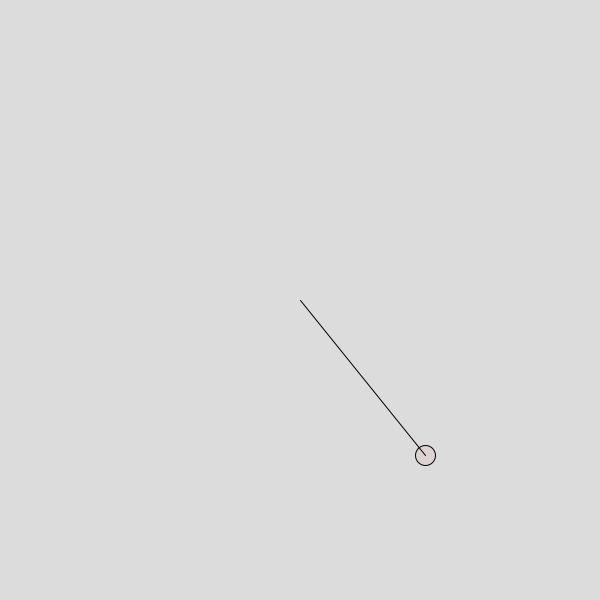
Frame 1 (no input)
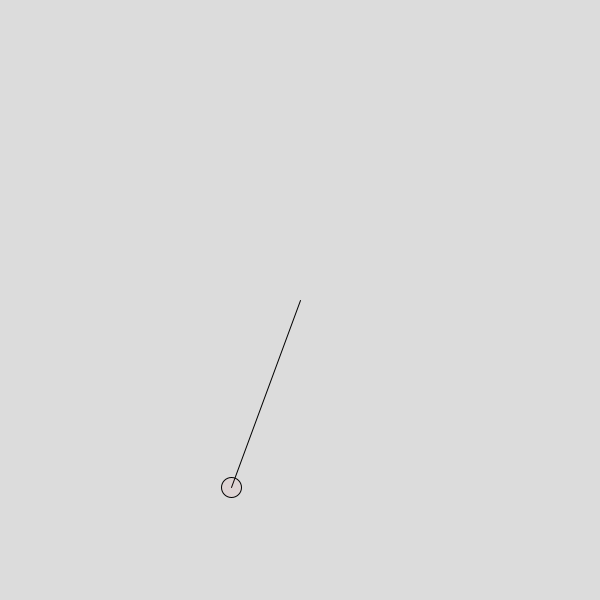
Frame 60 (the mouse pressed at the canvas centre just before this capture)
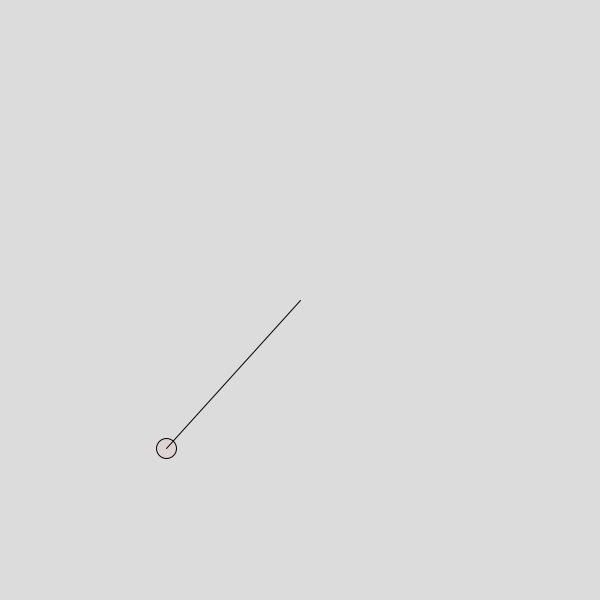
Frame 120 (the mouse held since frame 60 and released just before this capture)

The Processing sketch that drew these frames (run headless with seeded random() and noise(); from frame 60 on, the mouse is pressed at the canvas centre):

// Processing sketch: processing_141771
// ── processing_141771.pde

float r=200;//15  // size or radius of the Bigger Circle
float inc =1,theta = 50;
float x, y,a=0;
//boolean flag=true;
//float left=150,right=30;

void setup()
{
  size(600, 600);
  frameRate(300);
}

void draw() {
  background(220, 100);

  translate(width/2, height/2);
  fill(255, 0, 0, 10);
   theta += inc;

 if(theta > 150 || theta < 50)
   inc *= -1;
  x = r * cos(radians(theta));
  y = r * sin(radians(theta));
  
  line(0,0,x,y);
  ellipse(x, y, 20, 20);
  
   //theta *=.007;
 
}
